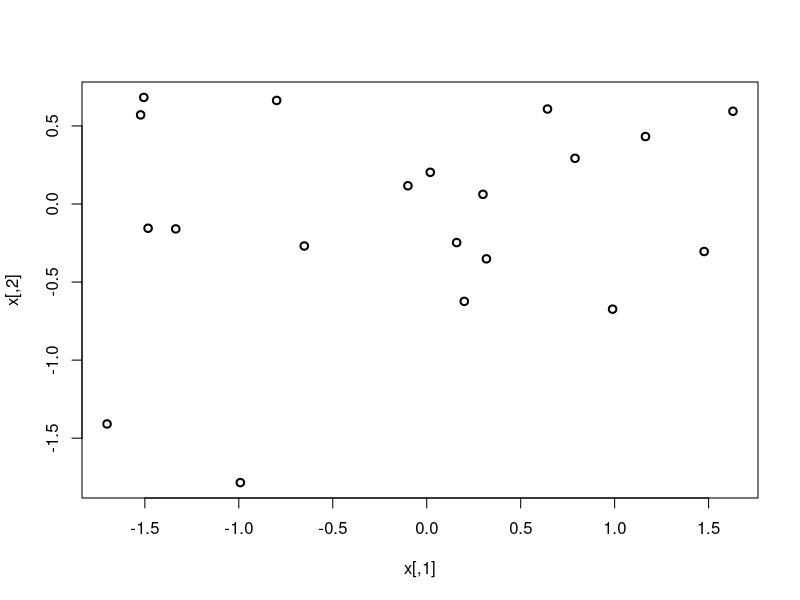
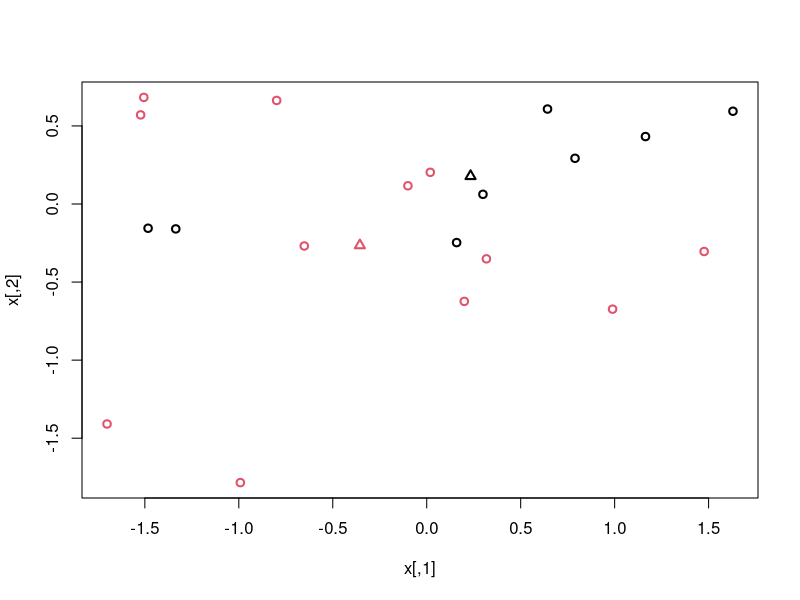
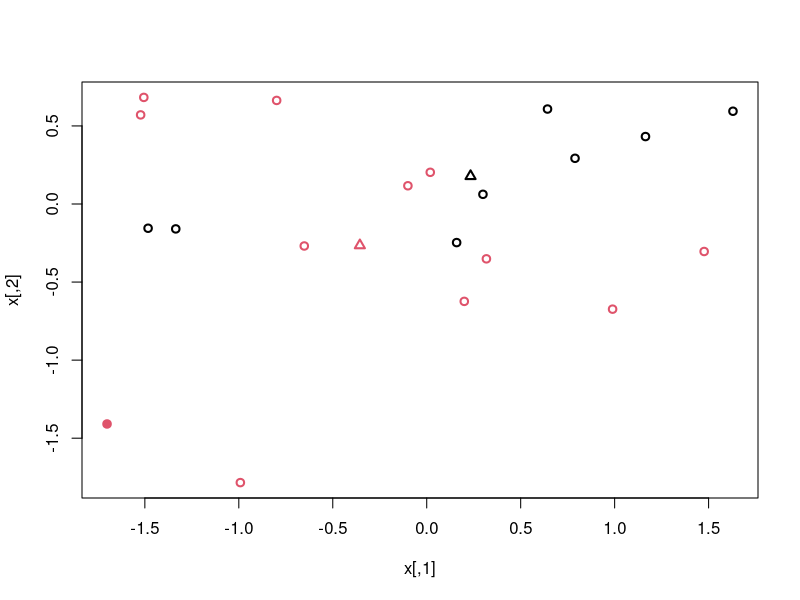
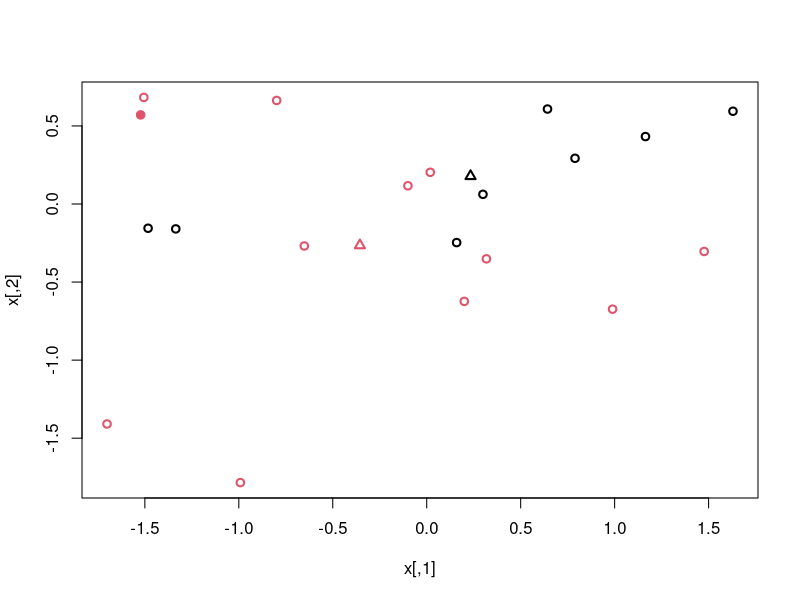
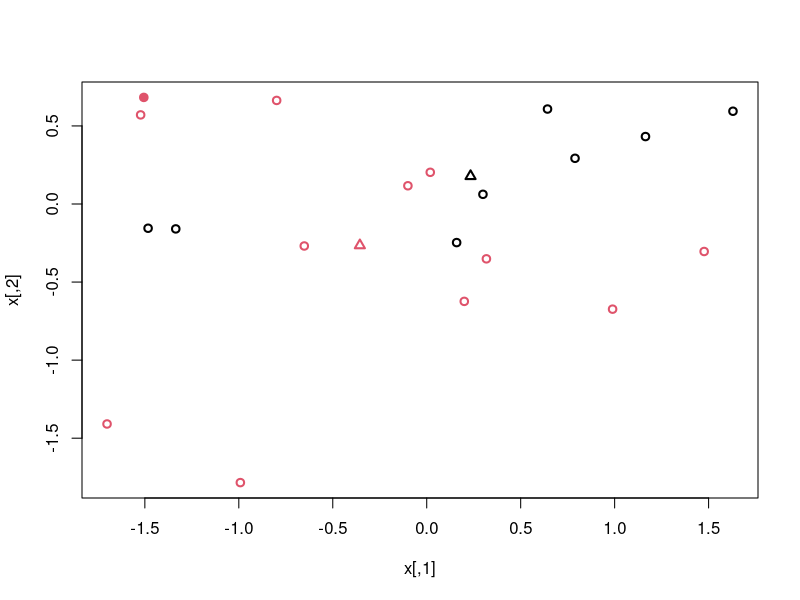
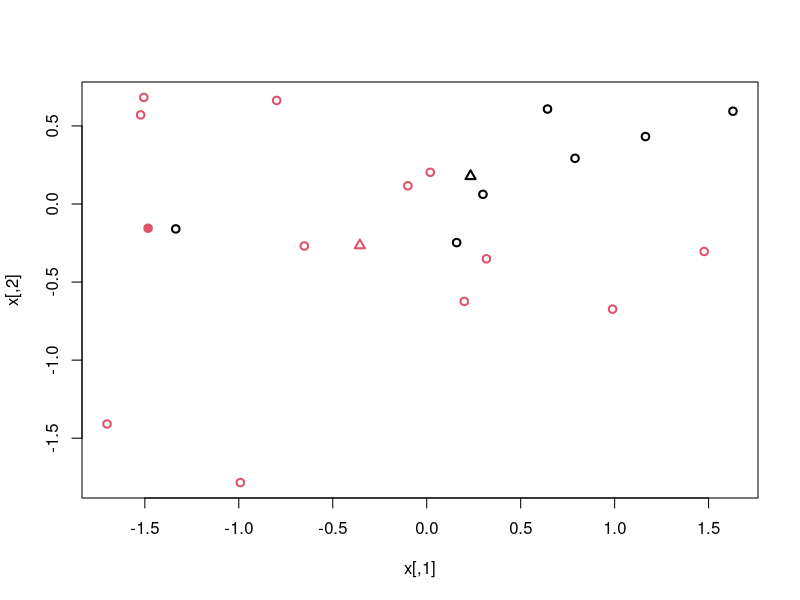
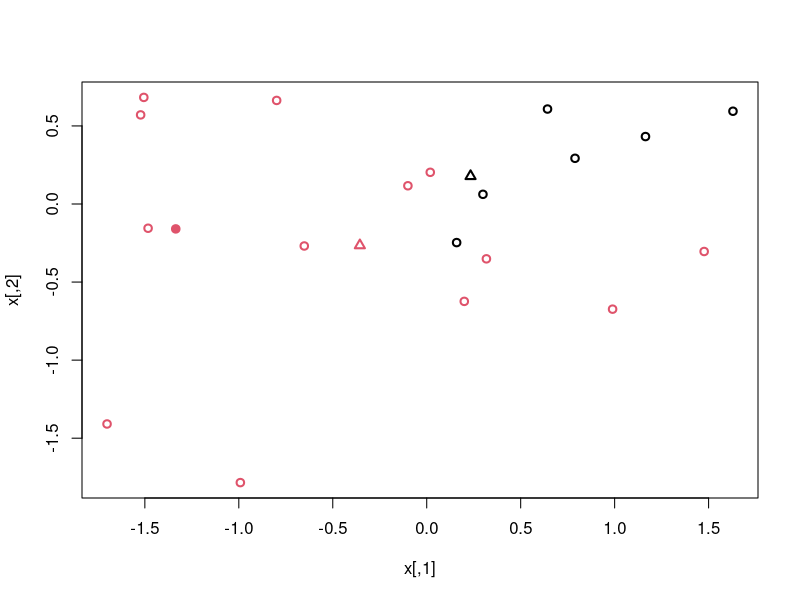
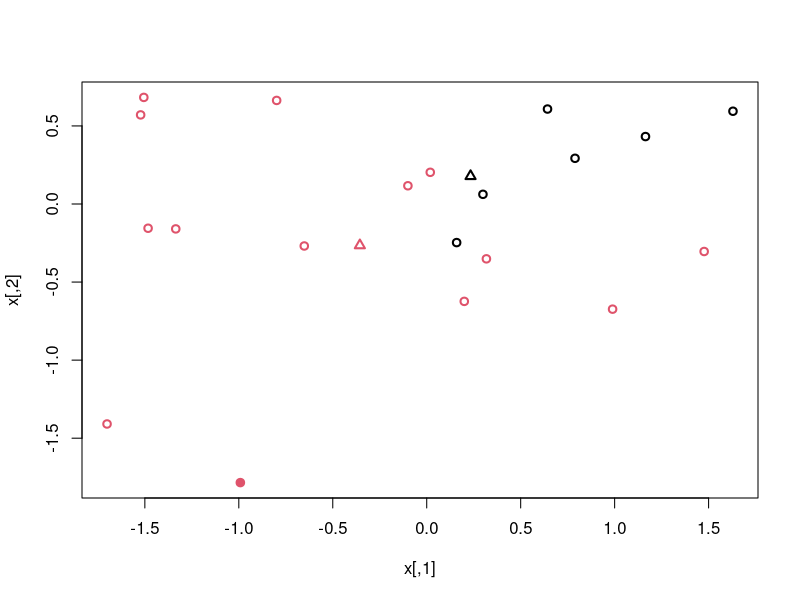

Write R code to recreate these figures, in order.
#Lecture 1 Demo
set.seed(53)
x<-matrix(rnorm(20*2),ncol=2); x

#sort the rows so that they are ascending in x[,1]
#not necessary but better for the animated graphics
x<-x[order(x[,1]),]; x
plot(x,lwd=2)

#K=2 Two Clusters
set.seed(54)
ini.clust<-rbinom(20,1,0.5)+1
ini.clust
clust<-ini.clust
plot(x,col=clust,lwd=2)
WC1<-WC2<-0
for(i in 1:20){
  for(ii in 1:20){
    if(i==ii) next
    if(clust[i]==1 && clust[ii]==1) WC1<-WC1+sum((x[i,]-x[ii,])^2) 
    if(clust[i]==2 && clust[ii]==2) WC2<-WC2+sum((x[i,]-x[ii,])^2) 
  }
}
WC1<-WC1/sum(clust==1)
WC2<-WC2/sum(clust==2)
tot.withinss<-WC1+WC2
tot.withinss

Centr1<-apply(x[clust==1,],2,mean)
Centr2<-apply(x[clust==2,],2,mean)
WC<-0
for(i in 1:20){
  if(clust[i]==1) WC<-WC+sum((x[i,]-Centr1)^2) 
  if(clust[i]==2) WC<-WC+sum((x[i,]-Centr2)^2) 
}
WC
#WC is exactly half tot.withinss
#Plot the centroids
points(Centr1[1],Centr1[2],col=1,pch=2,lwd=2)
points(Centr2[1],Centr2[2],col=2,pch=2,lwd=2)

#reassign points to clusters
#repeat until converged
#To see the animated graphics in RStudio click on zoom
for(i in 1:20){
  clust[i] = (sum((x[i,]-Centr2)^2) <= sum((x[i,]-Centr1)^2)) + 1
  plot(x,col=clust,lwd=2)
  points(Centr1[1],Centr1[2],col=1,pch=2,lwd=2)
  points(Centr2[1],Centr2[2],col=2,pch=2,lwd=2)
  points(x[i,1],x[i,2],pch=16,col=clust[i])
  Sys.sleep(2) #pauses for two seconds
}

#fint the new centroids
Centr1<-apply(x[clust==1,],2,mean)
Centr2<-apply(x[clust==2,],2,mean)
points(Centr1[1],Centr1[2],col=1,pch=17,lwd=2)
points(Centr2[1],Centr2[2],col=2,pch=17,lwd=2)

WC<-0
for(i in 1:20){
  if(clust[i]==1) WC<-WC+sum((x[i,]-Centr1)^2) 
  if(clust[i]==2) WC<-WC+sum((x[i,]-Centr2)^2) 
}
WC

##repeat until converged


#K=3 Three clusters
set.seed(55)
ini.clust<-ceiling(runif(20)*3)
clust<-ini.clust
plot(x,col=clust,lwd=2)
Centr1<-apply(x[clust==1,],2,mean)
Centr2<-apply(x[clust==2,],2,mean)
Centr3<-apply(x[clust==3,],2,mean)
points(Centr1[1],Centr1[2],col=1,pch=2,lwd=2)
points(Centr2[1],Centr2[2],col=2,pch=2,lwd=2)
points(Centr3[1],Centr3[2],col=3,pch=2,lwd=2)
WC<-0
for(i in 1:20){
  if(clust[i]==1) WC<-WC+sum((x[i,]-Centr1)^2) 
  if(clust[i]==2) WC<-WC+sum((x[i,]-Centr2)^2) 
  if(clust[i]==3) WC<-WC+sum((x[i,]-Centr3)^2) 
}
print(WC)
better<-WC
while(better>0.00001){ #in lecture loop manually
  #reassign points to clusters
  #repeat until converged
  for(i in 1:20){
    clust[i]<-1
    dist<-sum((x[i,]-Centr1)^2)
    if(sum((x[i,]-Centr2)^2)<dist) 
    {
      dist<-sum((x[i,]-Centr2)^2)
      clust[i]<-2
    }
    if(sum((x[i,]-Centr3)^2)<dist)
    {
      dist<-sum((x[i,]-Centr3)^2)
      clust[i]<-3
    }
    plot(x,col=clust,lwd=2)
    points(Centr1[1],Centr1[2],col=1,pch=2,lwd=2)
    points(Centr2[1],Centr2[2],col=2,pch=2,lwd=2)
    points(Centr3[1],Centr3[2],col=3,pch=2,lwd=2)
  }
  
  Centr1<-apply(x[clust==1,],2,mean)
  Centr2<-apply(x[clust==2,],2,mean)
  Centr3<-apply(x[clust==3,],2,mean)
  points(Centr1[1],Centr1[2],col=1,pch=17,lwd=2)
  points(Centr2[1],Centr2[2],col=2,pch=17,lwd=2)
  points(Centr3[1],Centr3[2],col=3,pch=17,lwd=2)
  WCold<-WC
  WC<-0
  for(i in 1:20){
    if(clust[i]==1) WC<-WC+sum((x[i,]-Centr1)^2) 
    if(clust[i]==2) WC<-WC+sum((x[i,]-Centr2)^2) 
    if(clust[i]==3) WC<-WC+sum((x[i,]-Centr3)^2) 
  }
  print(WC)
  better<-abs(WC-WCold)
  Sys.sleep(4)
}

